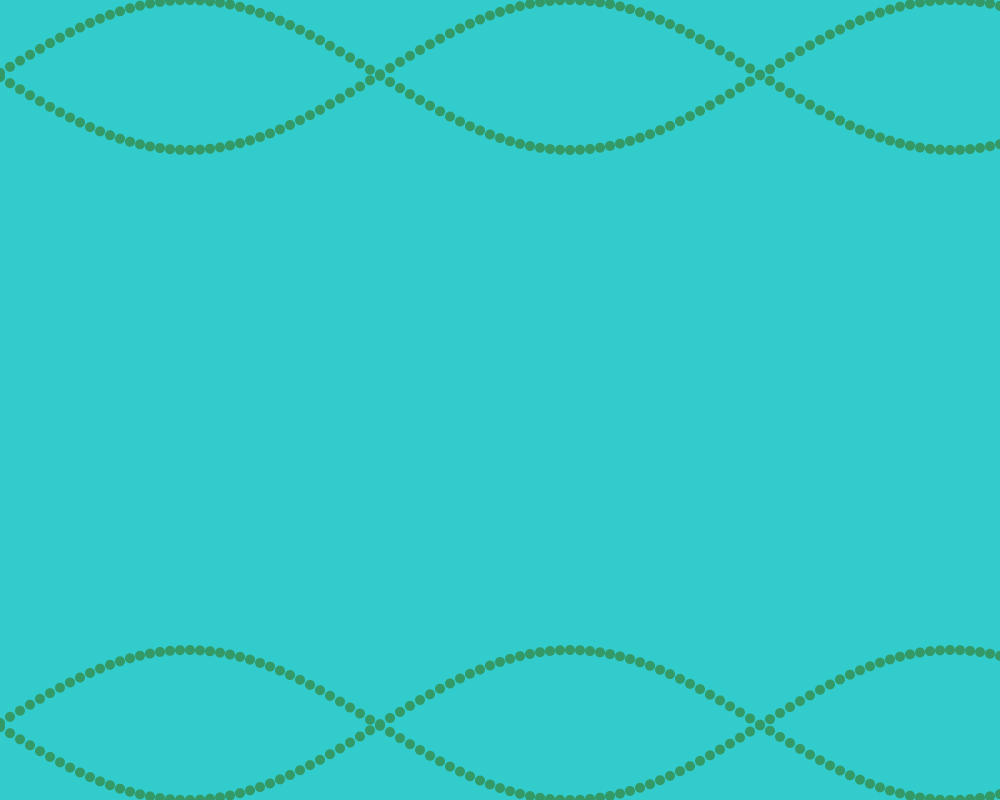
Frame 1 (no input)
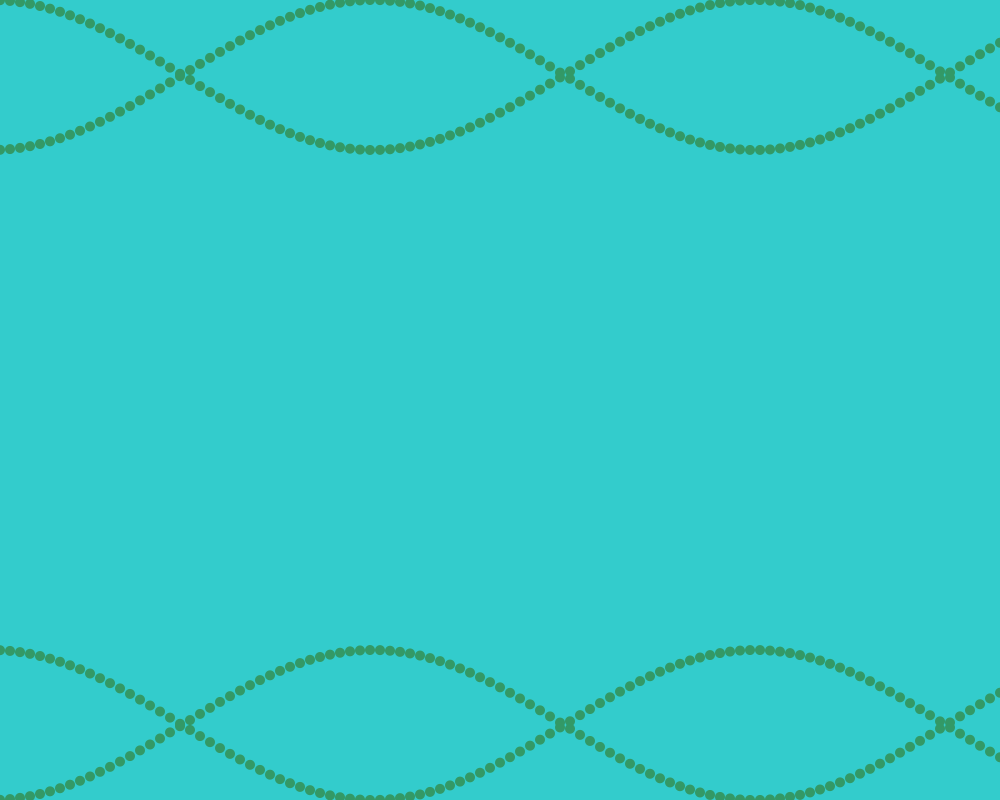
Frame 60 (the mouse pressed at the canvas centre just before this capture)
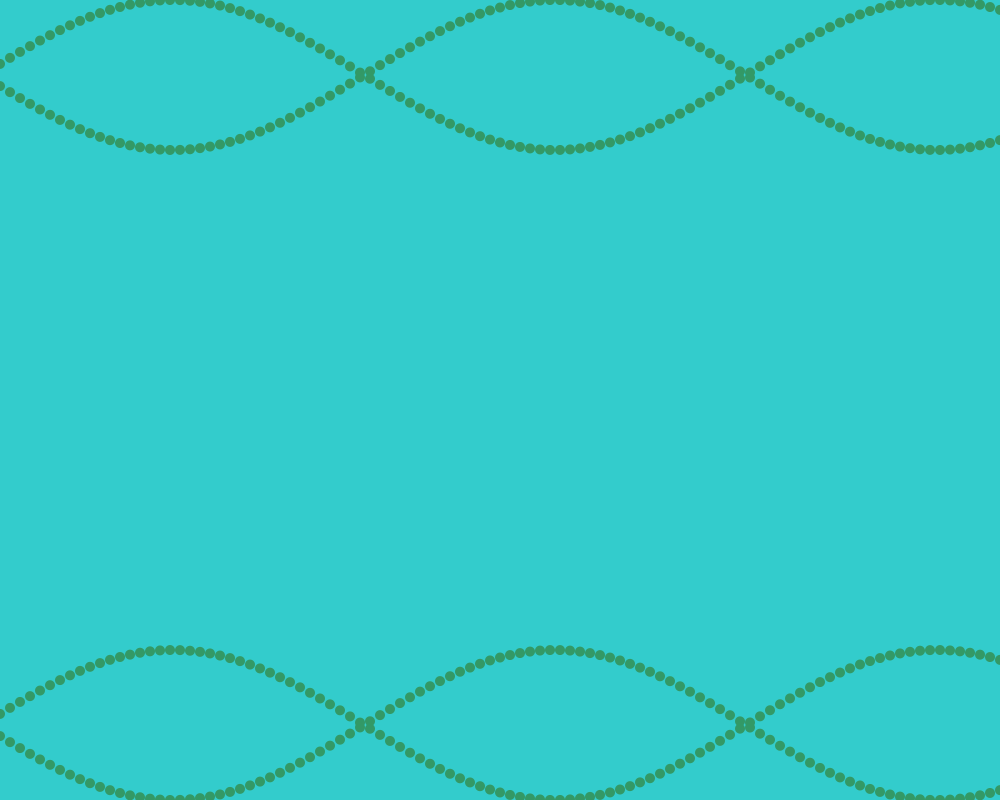
Frame 120 (the mouse held since frame 60 and released just before this capture)

The Processing sketch that drew these frames (run headless with seeded random() and noise(); from frame 60 on, the mouse is pressed at the canvas centre):

// Processing sketch: kadai2
// ── kadai2.pde
/**
 * Sine Wave
 * by Daniel Shiffman.  
 * 
 * Render a simple sine wave. 
 */
 
int xspacing = 10;   // How far apart should each horizontal location be spaced
int w;              // Width of entire wave

float theta = 0.0;  // Start angle at 0
float amplitude = 75.0;  // Height of wave
float dx;  // Value for incrementing X, a function of period and xspacing
float[] yvalues;  // Using an array to store height values for the wave

void setup() {
  size(1000, 800);
  smooth();
  w = width+10;
  dx = PI * 1.5;
  yvalues = new float[w/xspacing];
}

void draw() {
  background(51, 204, 204);
  calcWave();
  renderWave();
}

// value of one circle
void calcWave() {
  // Increment theta (try different values for 'angular velocity' here
  theta += PI/2;

  // For every x value, calculate a y value with sine function
  float x = theta;
  for (int i = 0; i < yvalues.length; i++) {
    yvalues[i] = sin(radians(x))*amplitude;
    x+=dx;
  }
}

// draw wave
void renderWave() {
  noStroke();
  fill(51, 153, 102);
  // A simple way to draw the wave with an ellipse at each location
  for (int i = 0; i < yvalues.length; i++) {
    ellipse(i*xspacing, amplitude+yvalues[i], 10, 10);
    ellipse(i*xspacing, amplitude-yvalues[i], 10, 10);
    ellipse(i*xspacing, height - amplitude+yvalues[i], 10, 10);
    ellipse(i*xspacing, height - amplitude-yvalues[i], 10, 10);
  }
}
